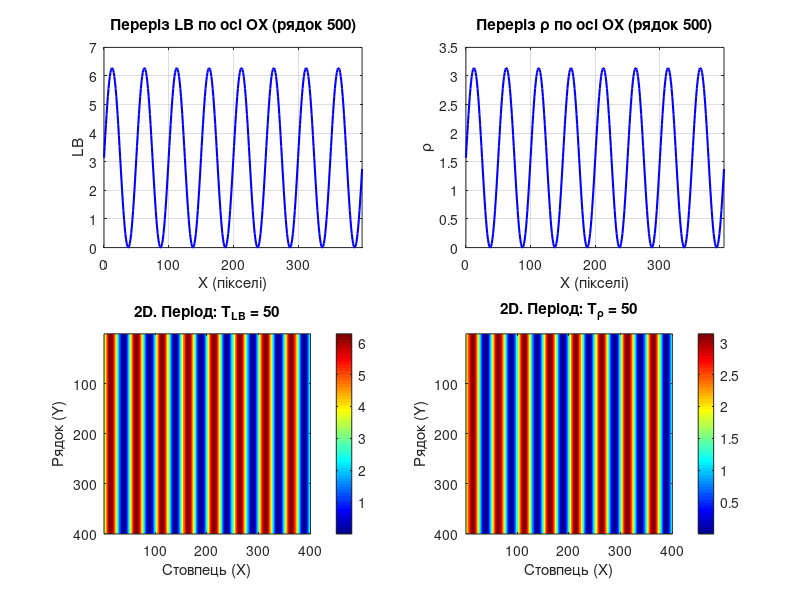
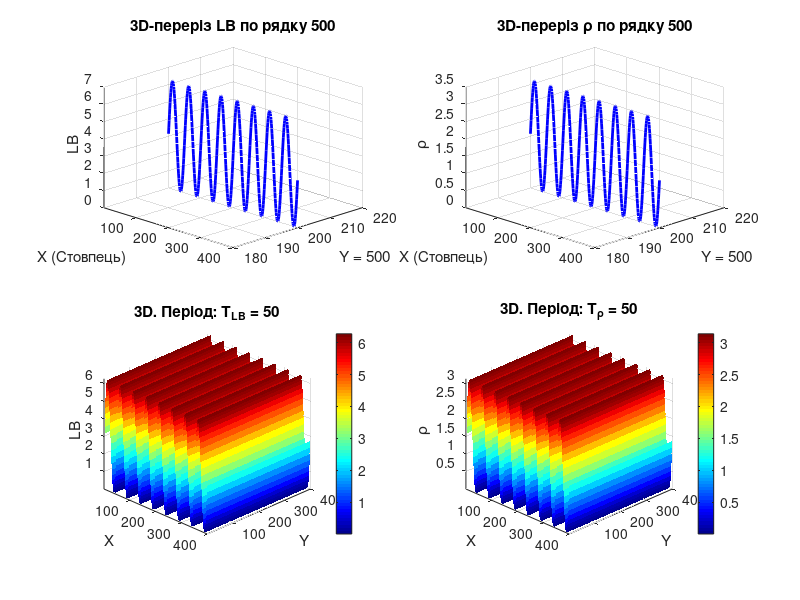

These figures' MATLAB source, in order: (Note: this script raises an error after producing the figures.)
%%%%%%%%%%%%%%%%%%%%%%%%%%%%%%%%%%%%%%%%%%%%%%%%%%%%%%%%%%%%%%
% -------- Вхідні параметри
colormap_value = 'jet';                  % 🔧 Мапа кольорів

m = 400;                                % 🔧 кількість рядків
n = 400;                                % 🔧 кількість стовпців

% Періоди
T_LB_periods = [50, 100, 200];      % 🔧 ПЕРІОД для LB (фазові зсуви)
T_rho_periods = [50, 100, 150];     % 🔧 ПЕРІОД для rho (орієнтація оптичних осей)

steps = [5, 10, 20];                % 🔧 кроки сканування

%%%%%%%%%%%%%%%%%%%%%%%%%%%%%%%%%%%%%%%%%%%%%%%%%%%%%%%%%%%%%%
% Формування розподілів фазових зсувів та оптичних осей
%%%%%%%%%%%%%%%%%%%%%%%%%%%%%%%%%%%%%%%%%%%%%%%%%%%%%%%%%%%%%%
for i = 1:length(T_LB_periods)
    T_LB = T_LB_periods(i);
    fprintf('--- T_LB = %d ---\n', T_LB);
    
    for j = 1:length(T_rho_periods)
        T_rho = T_rho_periods(j);
        fprintf(' T_rho = %d\n', T_rho);
        
        % створення теки
        folder_name = sprintf('ФазовийЗсувПеріод-%d - ОптичнаВісьПеріод-%d', T_LB, T_rho);
        full_path = fullfile('C:\[TOMKA] - Modelling', folder_name);
        if ~exist(full_path, 'dir')
            mkdir(full_path);
        end

        % Індекси по стовпцях (0-based)
        cols = (0:n-1);  % вектор-рядок
        % Формули з переходом до потрібного діапазону
        LB = pi * (1 + sin(2 * pi * cols / T_LB));        % [0, 2π]
        rho = (pi/2) * (1 + sin(2 * pi * cols / T_rho));  % [0, π]
    
        % Розподіл по всій області
        LB_map = repmat(LB, m, 1);
        rho_map = repmat(rho, m, 1);
        
        % ---------------------------------------
        % Обираємо рядок для перерізу (по осі OX)
        row_idx = m/2;  % центральний рядок
        LB_slice = LB_map(row_idx, :);
        rho_slice = rho_map(row_idx, :);
                                % === ВІЗУАЛІЗАЦІЯ ===
                                figure('Name', sprintf('2D. Періоди: T_LB = %d, T_rho = %d', T_LB, T_rho));
                                set(gcf, 'Units', 'normalized', 'OuterPosition', [0 0 1 1]);
                                colormap (colormap_value);
                                    % --- Верхній ряд: перерізи по OX ---
                                    subplot(2,2,1);
                                    plot(cols, LB_slice, 'b', 'LineWidth', 1.5);
                                    title('Переріз LB по осі OX (рядок 500)');
                                    xlabel('X (пікселі)');
                                    ylabel('LB');
                                    grid on;
                                    xlim([0 n-1]);
                                    subplot(2,2,2);
                                    plot(cols, rho_slice, 'b', 'LineWidth', 1.5);
                                    title('Переріз \rho по осі OX (рядок 500)');
                                    xlabel('X (пікселі)');
                                    ylabel('\rho');
                                    grid on;
                                    xlim([0 n-1]);
                                    % --- Нижній ряд: повні розподіли ---
                                    subplot(2,2,3);
                                    imagesc(LB_map);
                                    colorbar; 
                                    title(sprintf('2D. Період: T_{LB} = %d', T_LB));
                                    xlabel('Стовпець (X)');
                                    ylabel('Рядок (Y)');
                                    subplot(2,2,4);
                                    imagesc(rho_map);
                                    colorbar; 
                                    title(sprintf('2D. Період: T_{\\rho} = %d', T_rho));
                                    xlabel('Стовпець (X)');
                                    ylabel('Рядок (Y)');
                                        filename = fullfile(full_path, sprintf('%s.2D_Periods_Tlb_%d_Trho_%d.png', colormap_value, T_LB, T_rho));
                                        % Збереження фігури у файл PNG
                                        saveas(gcf, filename);
                                        close(gcf);
            % ---------------------------------------
            % Сітка координат
            [X, Y] = meshgrid(1:n, 1:m);
             % Переріз по осі OX (рядок 500)
            row_idx = m/2;
            Z_LB_slice = LB_map(row_idx, :);
            Z_rho_slice = rho_map(row_idx, :);
            X_slice = 1:n;
            Y_slice = row_idx * ones(1, n);  % Y = посередині  
                                % === ВІЗУАЛІЗАЦІЯ ===
                                figure('Name', sprintf('3D. Періоди: T_LB = %d, T_rho = %d', T_LB, T_rho));
                                set(gcf, 'Units', 'normalized', 'OuterPosition', [0 0 1 1]);
                                colormap (colormap_value);
                                    % Верхній лівий: 3D-переріз LB
                                    subplot(2,2,1);
                                    plot3(X_slice, Y_slice, Z_LB_slice, 'b', 'LineWidth', 2);
                                    grid on;
                                    title('3D-переріз LB по рядку 500');
                                    xlabel('X (Стовпець)');
                                    ylabel('Y = 500');
                                    zlabel('LB');
                                    xlim([1 n]);
                                    view(45, 25); 
                                    % Верхній правий: 3D-переріз rho
                                    subplot(2,2,2);
                                    plot3(X_slice, Y_slice, Z_rho_slice, 'b', 'LineWidth', 2);
                                    grid on;
                                    title('3D-переріз \rho по рядку 500');
                                    xlabel('X (Стовпець)');
                                    ylabel('Y = 500');
                                    zlabel('\rho');
                                    xlim([1 n]);
                                    view(45, 25);
                                    % Нижній лівий: Повна 3D-поверхня LB
                                    subplot(2,2,3);
                                    surf(X, Y, LB_map, 'EdgeColor', 'none');
                                    colorbar;
                                    title(sprintf('3D. Період: T_{LB} = %d', T_LB));
                                    xlabel('X');
                                    ylabel('Y');
                                    zlabel('LB');
                                    view(45, 30);
                                    axis tight;
                                    % Нижній правий: Повна 3D-поверхня rho
                                    subplot(2,2,4);
                                    surf(X, Y, rho_map, 'EdgeColor', 'none');
                                    colorbar;
                                    title(sprintf('3D. Період: T_{\\rho} = %d', T_rho));
                                    xlabel('X');
                                    ylabel('Y');
                                    zlabel('\rho');
                                    view(45, 30);
                                    axis tight;
                                        filename = fullfile(full_path, sprintf('%s.3D_Periods_Tlb_%d_Trho_%d.png', colormap_value, T_LB, T_rho));
                                        % Збереження фігури у файл PNG
                                        saveas(gcf, filename);
                                        close(gcf);
        %%%%%%%%%%%%%%%%%%%%%%%%%%%%%%%%%%%%%%%%%%%%%%%%%%%%%%%%%%%%%%%%%%%
        % Виклик функції для розріхунку едементів матриці Мюллера 
        % двоточкових параметрів
        % [M, pathM] = Modeling2025_MM(steps, LB_map, rho_map, full_path, colormap_value, n);

        %[M, pathM] = Modeling2025_MM(steps, LB_map, rho_map, full_path, 'gray', n);
        %[M, pathM] = Modeling2025_MM(steps, LB_map, rho_map, full_path, 'jet', n);

        %[Alfa, pathAlfa] = Modeling2025_alfa(steps, LB_map, rho_map, full_path, 'gray', n);
        %[Alfa, pathAlfa] = Modeling2025_alfa(steps, LB_map, rho_map, full_path, 'jet', n);

        %[Betta, pathBetta] = Modeling2025_betta(steps, LB_map, rho_map, full_path, 'gray', n);
        [Betta, pathBetta] = Modeling2025_betta(steps, LB_map, rho_map, full_path, 'jet', n);
        %%%%%%%%%%%%%%%%%%%%%%%%%%%%%%%%%%%%%%%%%%%%%%%%%%%%%%%%%%%%%%%%%%%
    end
end
